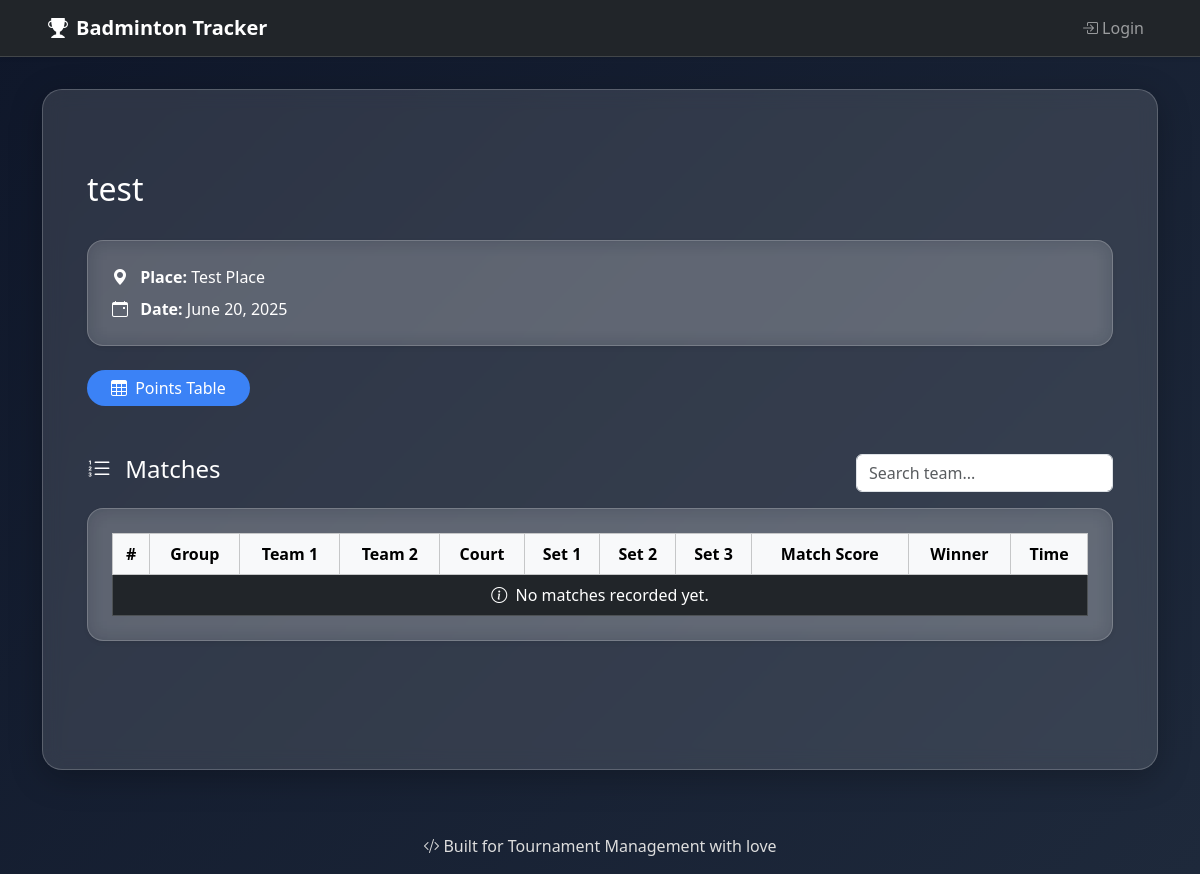
The page /badminton/tournament/2/matches/ on the database its author committed.
### badminton/models.py (models this page shows, shortened)
class Tournament(models.Model):
    name = models.CharField(max_length=100)
    place = models.CharField(max_length=100)
    date = models.DateField()

### badminton/views.py (the view)
# urls.py: path('tournament/<int:tournament_id>/matches/', views.view_matches, name='view_matches'),
def view_matches(request, tournament_id):
    tournament = get_object_or_404(Tournament, pk=tournament_id)
    search_query = request.GET.get('search', '').strip()
    matches = Match.objects.filter(group__tournament=tournament)
    if search_query:
        matches = matches.filter(
            Q(team1__name__icontains=search_query) |
            Q(team2__name__icontains=search_query)
        )
    matches = matches.order_by('created_at')
    for match in matches:
        match.local_time = match.created_at
        match.local_updated_time = match.updated_at if match.was_updated else None
    return render(request, 'view_matches.html', {
        'tournament': tournament,
        'matches': matches,
        'current_tournament': tournament,
        'search_query': search_query,
    })

### badminton/templates/view_matches.html (shortened to what this page needs)
{% extends 'base.html' %}
{% load tz %}
{% block content %}
<div class="container py-5">
    <div class="d-flex justify-content-between align-items-center mb-4 flex-wrap">
        <h2 class="text-white">{{ tournament.name }}</h2>
    </div>
    <div class="glass-card p-4 rounded-4 mb-4 text-white shadow-sm">
        <p class="mb-2">
            <i class="bi bi-geo-alt-fill me-2"></i>
            <strong>Place:</strong> {{ tournament.place }}
        </p>
        <p class="mb-0">
            <i class="bi bi-calendar-event me-2"></i>
            <strong>Date:</strong> {{ tournament.date|date:"F j, Y" }}
        </p>
    </div>
    <div class="d-flex flex-wrap gap-3 mb-4">
        <a href="{% url 'tournament_detail' tournament.id %}" class="btn btn-primary btn-glow rounded-pill px-4">
            <i class="bi bi-table me-1"></i> Points Table
        </a>
    </div>
    <div class="d-flex justify-content-between align-items-center mb-3 mt-5 flex-wrap">
        <h4 class="text-white mb-2">
            <i class="bi bi-list-ol me-2"></i> Matches
        </h4>
        <input type="text" id="matchSearch" class="form-control w-auto" placeholder="Search team..." oninput="filterMatches()">
    </div>
    <div class="glass-card p-4 rounded-4 shadow-sm text-white mb-5">
        <div class="table-responsive">
            <table class="table table-dark table-bordered table-hover align-middle text-center mb-0" id="matchesTable">
                <thead class="table-light text-dark">
                    <tr>
                        <th>#</th>
                        <th>Group</th>
                        <th>Team 1</th>
                        <th>Team 2</th>
                        <th>Court</th>
                        <th>Set 1</th>
                        <th>Set 2</th>
                        <th>Set 3</th>
                        <th>Match Score</th>
                        <th>Winner</th>
                        <th>Time</th>
                    </tr>
                </thead>
                <tbody>
                    {% for match in matches %}
                        <tr class="match-row">
                            <td>{{ forloop.counter }}</td>
                            <td class="group-cell">{{ match.group.name }}</td>
                            <td class="team-cell text-start">{{ match.team1.name }}</td>
                            <td class="team-cell text-start">{{ match.team2.name }}</td>
                            <td>{{ match.court_number }}</td>
                            <td>{{ match.set1_team1 }} - {{ match.set1_team2 }}</td>
                            <td>
                                {% if match.set2_team1 is not None and match.set2_team2 is not None %}
                                    {{ match.set2_team1 }} - {{ match.set2_team2 }}
                                {% else %}
                                    <span class="text-muted">—</span>
                                {% endif %}
                            </td>
                            <td>
                                {% if match.set3_team1 is not None and match.set3_team2 is not None %}
                                    {{ match.set3_team1 }} - {{ match.set3_team2 }}
                                {% else %}
                                    <span class="text-muted">—</span>
                                {% endif %}
                            </td>
                            <td>{{ match.match_score }}</td>
                            <td>
                                {% if match.winner %}
                                    <span class="fw-bold text-success">{{ match.winner.name }}</span>
                                {% else %}
                                    <span class="text-warning">TBD</span>
                                {% endif %}
                            </td>
                            <td>
                                {{ match.local_time|time:"H:i" }}
                                {% if user.is_authenticated and match.updated_at %}
                                    <br>
                                    <small class="text-info">(Updated: {{ match.updated_at|time:"H:i" }})</small>
                                {% endif %}
                            </td>
                            {% if perms.badminton.change_match %}
                                <td>
                                    <a href="{% url 'edit_match' tournament.id match.id %}" class="btn btn-sm btn-outline-primary rounded-pill">
                                        <i class="bi bi-pencil-square"></i>
                                    </a>
                                </td>
                            {% endif %}
                        </tr>
                    {% empty %}
                        <tr>
                            <td colspan="{% if perms.badminton.change_match %}12{% else %}11{% endif %}" class="text-center text-white">
                                <i class="bi bi-info-circle me-1"></i> No matches recorded yet.
                            </td>
                        </tr>
                    {% endfor %}
                </tbody>
            </table>
        </div>
    </div>
</div>
{% endblock %}

### badminton/static/css/style.css (style rules this page uses)
.btn-primary { background-color: #3b82f6 !important; color: #fff !important; border: none; }
.btn-glow { transition: all 0.2s ease-in-out; box-shadow: none; transform: none; }
body { margin: 0; padding: 0; min-height: 100vh; background: linear-gradient(135deg, #0f172a, #1e293b); background-attachment: fixed; background-size: cover; font-family: 'Segoe UI', sans-serif; color: white; }
a, a:hover { color: #ffffff; text-decoration: none; }
.container { padding-top: 2rem; padding-bottom: 2rem; }
.glass-card { background: rgba(255, 255, 255, 0.12); border-radius: 20px; box-shadow: 0 8px 32px 0 rgba(0, 0, 0, 0.25); backdrop-filter: blur(10px); -webkit-backdrop-filter: blur(10px); border: 1px solid rgba(255, 255, 255, 0.2); padding: 2rem; color: #fff; position: relative; transition: transform 0.3s ease, border 0.3s ease, box-shadow 0.3s ease; }

### rows shown on the page
Tournament: name "test", place "Test Place", date "June 20, 2025"
